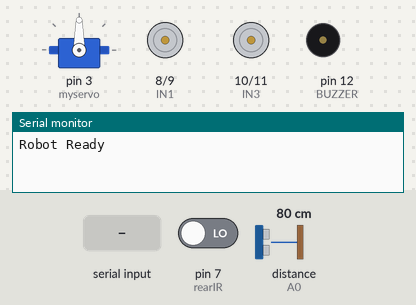
Bench run of a sketch on a simulated Arduino Uno, built with avr-gcc and run on an emulated ATmega328P. Shown: servo, motor-driver pin pairs drawn as motors (green arrow = first pin HIGH = forward, orange = second pin HIGH = backward, longer = more drive, scaled by the enable pin), buzzer (waves = sounding, pin HIGH), the last lines printed to the serial monitor. The test bench sets the inputs (shaded band); at power-on: pin 7 (rearIR) LOW, distance to the obstacle (sensor on A0) 80 cm. The echo pulse lasts 58.3 µs per cm; pins used as bus, display or sensor lines are not drawn.

Above: at 1.2 s.
1.3 s: "backward\n" received over the second serial link
At 1.7 s:
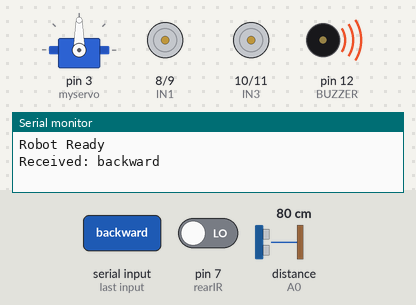
3.3 s: "forward\n" received over the second serial link
At 4.4 s:
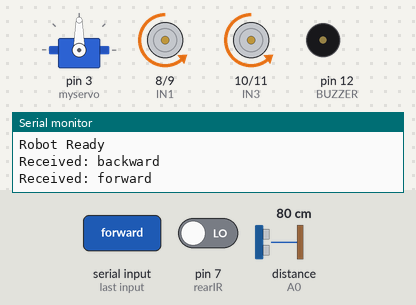
4.8 s: "left\n" received over the second serial link
At 6.0 s:
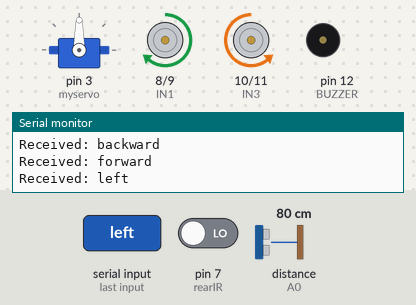
6.7 s: "right\n" received over the second serial link
At 8.3 s:
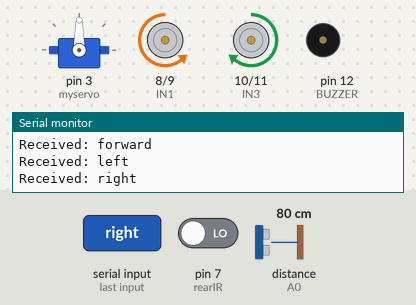
8.6 s: "left\n" received over the second serial link
At 8.8 s:
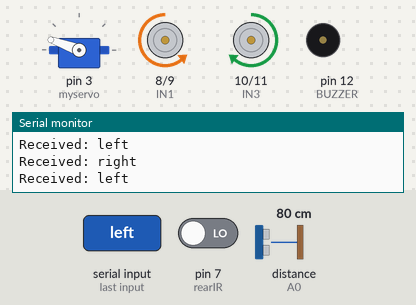
Timing chart, 0 to 11.5 s (numbered marks = the images above; inputs shaded):
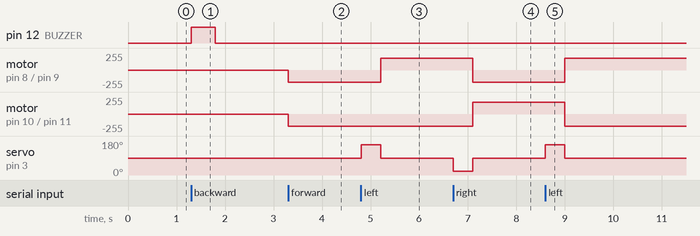

The sketch:

code.ino
```cpp
#include <Servo.h>
#include <SoftwareSerial.h>

SoftwareSerial BT(2, 4);   // HC-05 TX->D2 RX->D4
Servo myservo;

// Ultrasonic
#define trigPin A1
#define echoPin A0

// Rear IR
#define rearIR 7

// Buzzer
#define BUZZER 12

// L298N
#define ENA 5
#define ENB 6

#define IN1 8
#define IN2 9
#define IN3 10
#define IN4 11

String currentCommand = "stop";

void setup()
{
  Serial.begin(9600);
  BT.begin(9600);

  pinMode(trigPin, OUTPUT);
  pinMode(echoPin, INPUT);

  pinMode(rearIR, INPUT);

  pinMode(BUZZER, OUTPUT);

  pinMode(ENA, OUTPUT);
  pinMode(ENB, OUTPUT);

  pinMode(IN1, OUTPUT);
  pinMode(IN2, OUTPUT);
  pinMode(IN3, OUTPUT);
  pinMode(IN4, OUTPUT);

  analogWrite(ENA, 180);
  analogWrite(ENB, 180);

  myservo.attach(3);
  myservo.write(90);

  stopRobot();

  Serial.println("Robot Ready");
}

void loop()
{
  // Continuous rear obstacle protection
  if(currentCommand == "backward" && digitalRead(rearIR) == 0)
  {
    stopRobot();
    currentCommand = "stop";
    longBeep();
    Serial.println("Rear Obstacle");
  }

  // Continuous front obstacle protection
  if(currentCommand == "forward" && frontDistance() < 20)
  {
    stopRobot();
    currentCommand = "stop";
    beep();
    Serial.println("Front Obstacle");
  }

  if(BT.available())
  {
    String cmd = BT.readStringUntil('\n');

    cmd.trim();
    cmd.toLowerCase();

    Serial.print("Received: ");
    Serial.println(cmd);

    if(cmd == "forward")
    {
      if(frontDistance() > 25)
      {
        forward();
        currentCommand = "forward";
      }
      else
      {
        stopRobot();
        beep();
      }
    }

    else if(cmd == "backward")
    {
      if(digitalRead(rearIR) == 1)
      {
        backward();
        currentCommand = "backward";
      }
      else
      {
        stopRobot();
        longBeep();
      }
    }

    else if(cmd == "left")
    {
      myservo.write(160);
      delay(400);

      if(frontDistance() > 25)
      {
        leftTurn();
        currentCommand = "left";
      }
      else
      {
        stopRobot();
        beep();
      }

      myservo.write(90);
    }

    else if(cmd == "right")
    {
      myservo.write(20);
      delay(400);

      if(frontDistance() > 25)
      {
        rightTurn();
        currentCommand = "right";
      }
      else
      {
        stopRobot();
        beep();
      }

      myservo.write(90);
    }

    else if(cmd == "stop")
    {
      stopRobot();
      currentCommand = "stop";
    }
  }
}

// =====================
// DISTANCE FUNCTION
// =====================

int frontDistance()
{
  digitalWrite(trigPin, LOW);
  delayMicroseconds(2);

  digitalWrite(trigPin, HIGH);
  delayMicroseconds(10);

  digitalWrite(trigPin, LOW);

  long duration = pulseIn(echoPin, HIGH, 30000);

  if(duration == 0)
    return 300;

  return duration * 0.034 / 2;
}

// =====================
// BUZZER
// =====================


void beep()
{
  digitalWrite(BUZZER, HIGH);
  delay(100);
  digitalWrite(BUZZER, LOW);
}

void longBeep()
{
  digitalWrite(BUZZER, HIGH);
  delay(500);
  digitalWrite(BUZZER, LOW);
}

// =====================
// MOTOR FUNCTIONS
// =====================

void forward()
{
  digitalWrite(IN1, LOW);
  digitalWrite(IN2, HIGH);

  digitalWrite(IN3, LOW);
  digitalWrite(IN4, HIGH);
}

void backward()
{
  digitalWrite(IN1, HIGH);
  digitalWrite(IN2, LOW);

  digitalWrite(IN3, HIGH);
  digitalWrite(IN4, LOW);
}

void leftTurn()
{
  digitalWrite(IN1, HIGH);
  digitalWrite(IN2, LOW);

  digitalWrite(IN3, LOW);
  digitalWrite(IN4, HIGH);
}

void rightTurn()
{
  digitalWrite(IN1, LOW);
  digitalWrite(IN2, HIGH);

  digitalWrite(IN3, HIGH);
  digitalWrite(IN4, LOW);
}

void stopRobot()
{
  digitalWrite(IN1, LOW);
  digitalWrite(IN2, LOW);

  digitalWrite(IN3, LOW);
  digitalWrite(IN4, LOW);
}
```

Measured:
- after the input at 1.3 s, pin 12 (BUZZER): LOW → HIGH at once, → LOW 0.50 s later
- after the input at 3.3 s, motor on pin 8 (IN1) / pin 9 (IN2), motor on pin 10 (IN3) / pin 11 (IN4): stopped → backward 180/255 at once
- after the input at 4.8 s, motor on pin 8 (IN1) / pin 9 (IN2): backward 180/255 → forward 180/255 after 0.41 s; servo on pin 3 (myservo): 90° → 160° at once, → 90° 0.41 s later
- after the input at 6.7 s, motor on pin 8 (IN1) / pin 9 (IN2): forward 180/255 → backward 180/255 after 0.41 s; motor on pin 10 (IN3) / pin 11 (IN4): backward 180/255 → forward 180/255 after 0.41 s; servo on pin 3 (myservo): 90° → 20° at once, → 90° 0.41 s later
- after the input at 8.6 s, motor on pin 8 (IN1) / pin 9 (IN2): backward 180/255 → forward 180/255 after 0.41 s; motor on pin 10 (IN3) / pin 11 (IN4): forward 180/255 → backward 180/255 after 0.41 s; servo on pin 3 (myservo): 90° → 160° at once, → 90° 0.41 s later
